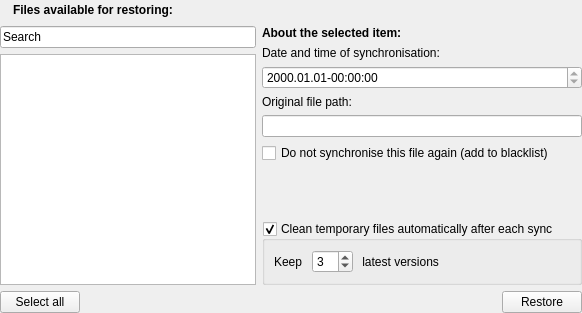
      <widget class="QWidget" name="page_2">
       <layout class="QGridLayout">
        <property name="margin">
         <number>0</number>
        </property>
        <item row="0" column="0" colspan="2">
         <layout class="QGridLayout">
          <item row="0" column="1">
           <widget class="QLabel" name="label">
            <property name="text">
             <string>&lt;b&gt;Files available for restoring:&lt;/b&gt;</string>
            </property>
           </widget>
          </item>
          <item row="0" column="0">
           <widget class="QLabel" name="label_5">
            <property name="pixmap">
             <pixmap resource="../resources.qrc">:/new/prefix1/images/Restore16.png</pixmap>
            </property>
           </widget>
          </item>
          <item row="0" column="2">
           <spacer>
            <property name="orientation">
             <enum>Qt::Horizontal</enum>
            </property>
            <property name="sizeHint" stdset="0">
             <size>
              <width>40</width>
              <height>20</height>
             </size>
            </property>
           </spacer>
          </item>
         </layout>
        </item>
        <item row="1" column="0">
         <layout class="QGridLayout">
          <item row="1" column="0">
           <widget class="ExtendedListWidget" name="restore_list">
            <property name="statusTip">
             <string>List of files available for restoring</string>
            </property>
           </widget>
          </item>
          <item row="2" column="0">
           <layout class="QGridLayout">
            <item row="0" column="0">
             <widget class="QPushButton" name="selTmpAllBtn">
              <property name="statusTip">
               <string>Select all temporary files</string>
              </property>
              <property name="text">
               <string>Select all</string>
              </property>
             </widget>
            </item>
            <item row="0" column="1">
             <spacer>
              <property name="orientation">
               <enum>Qt::Horizontal</enum>
              </property>
              <property name="sizeHint" stdset="0">
               <size>
                <width>40</width>
                <height>20</height>
               </size>
              </property>
             </spacer>
            </item>
           </layout>
          </item>
          <item row="0" column="0">
           <widget class="ExtendedLineEdit" name="restore_search">
            <property name="text">
             <string>Search</string>
            </property>
           </widget>
          </item>
         </layout>
        </item>
        <item row="1" column="1">
         <layout class="QGridLayout">
          <item row="5" column="0">
           <widget class="QLineEdit" name="path_of_syncfile">
            <property name="acceptDrops">
             <bool>false</bool>
            </property>
            <property name="statusTip">
             <string>Original file path</string>
            </property>
            <property name="readOnly">
             <bool>true</bool>
            </property>
           </widget>
          </item>
          <item row="6" column="0">
           <widget class="QCheckBox" name="to_black_list">
            <property name="statusTip">
             <string>Add file to blacklist</string>
            </property>
            <property name="text">
             <string>Do not synchronise this file again (add to blacklist)</string>
            </property>
           </widget>
          </item>
          <item row="2" column="0">
           <widget class="QLabel" name="label_3">
            <property name="text">
             <string>Date and time of synchronisation:</string>
            </property>
           </widget>
          </item>
          <item row="4" column="0">
           <widget class="QLabel" name="label_4">
            <property name="text">
             <string>Original file path:</string>
            </property>
           </widget>
          </item>
          <item row="1" column="0">
           <widget class="QLabel" name="label_2">
            <property name="text">
             <string>&lt;b&gt;About the selected item:&lt;/b&gt;</string>
            </property>
           </widget>
          </item>
          <item row="3" column="0">
           <widget class="QDateTimeEdit" name="date_of_sync">
            <property name="statusTip">
             <string>Date and time of synchronisation</string>
            </property>
            <property name="readOnly">
             <bool>true</bool>
            </property>
            <property name="displayFormat">
             <string>yyyy.MM.dd-hh:mm:ss</string>
            </property>
           </widget>
          </item>
          <item row="7" column="0">
           <spacer>
            <property name="orientation">
             <enum>Qt::Vertical</enum>
            </property>
            <property name="sizeHint" stdset="0">
             <size>
              <width>20</width>
              <height>40</height>
             </size>
            </property>
           </spacer>
          </item>
          <item row="11" column="0">
           <layout class="QGridLayout">
            <item row="0" column="1">
             <widget class="QPushButton" name="restore_files">
              <property name="statusTip">
               <string>Restore selected files</string>
              </property>
              <property name="text">
               <string>Restore</string>
              </property>
              <property name="icon">
               <iconset resource="../resources.qrc">
                <normaloff>:/new/prefix1/images/Restore.png</normaloff>:/new/prefix1/images/Restore.png</iconset>
              </property>
             </widget>
            </item>
            <item row="0" column="0">
             <spacer>
              <property name="orientation">
               <enum>Qt::Horizontal</enum>
              </property>
              <property name="sizeHint" stdset="0">
               <size>
                <width>40</width>
                <height>20</height>
               </size>
              </property>
             </spacer>
            </item>
           </layout>
          </item>
          <item row="8" column="0">
           <widget class="MTAdvancedGroupBox" name="restore_select_gb" native="true"/>
          </item>
          <item row="9" column="0">
           <widget class="MTAdvancedGroupBox" name="restore_clean_gb" native="true"/>
          </item>
          <item row="10" column="0">
           <widget class="QGroupBox" name="restore_clean_auto_gb">
            <property name="title">
             <string>Clean temporary files automatically after each sync</string>
            </property>
            <property name="checkable">
             <bool>true</bool>
            </property>
            <property name="checked">
             <bool>true</bool>
            </property>
            <layout class="QGridLayout" name="gridLayout">
             <item row="0" column="0">
              <widget class="QLabel" name="keep_auto">
               <property name="text">
                <string>Keep </string>
               </property>
              </widget>
             </item>
             <item row="0" column="1">
              <widget class="QSpinBox" name="restore_clean_auto_files">
               <property name="minimum">
                <number>1</number>
               </property>
               <property name="value">
                <number>3</number>
               </property>
              </widget>
             </item>
             <item row="0" column="2">
              <widget class="QLabel" name="files_auto">
               <property name="text">
                <string> latest versions</string>
               </property>
              </widget>
             </item>
             <item row="0" column="3">
              <spacer name="horizontalSpacer">
               <property name="orientation">
                <enum>Qt::Horizontal</enum>
               </property>
               <property name="sizeHint" stdset="0">
                <size>
                 <width>40</width>
                 <height>20</height>
                </size>
               </property>
              </spacer>
             </item>
            </layout>
           </widget>
          </item>
         </layout>
        </item>
       </layout>
      </widget>
